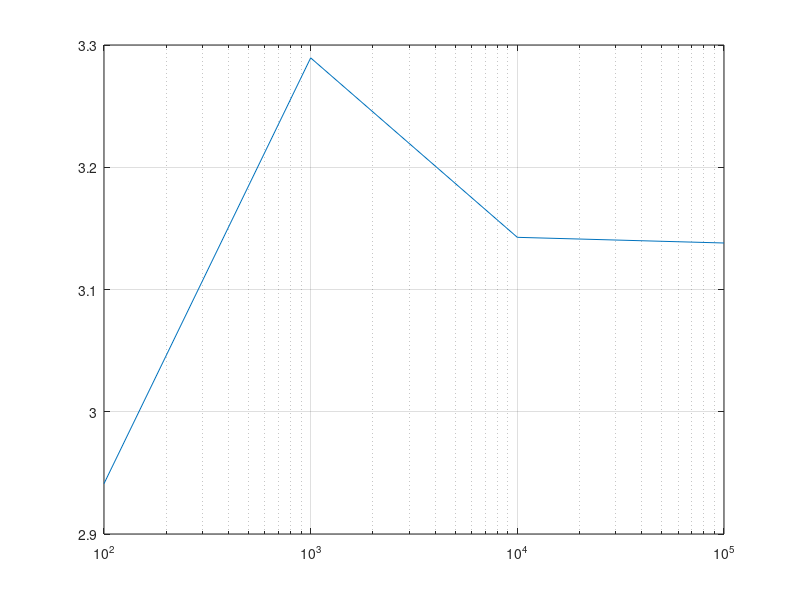

MATLAB code to generate this figure:
length=5;%length of the needle
distance=10;%distance between two paralle lines
n2=100;
n3=1000;
n4=10000;
n5=100000;%times to throw the needle
count2=0;%times of crossing
count3=0;%times of crossing
count4=0;%times of crossing
count5=0;%times of crossing
for i=1:n2
    x=(distance/2)*rand;
    theta=pi*rand;
    if x<(length/2)*sin(theta)
        count2=count2+1;
    end
end
Pi2=n2/count2;
for i=1:n3
    x=(distance/2)*rand;
    theta=pi*rand;
    if x<(length/2)*sin(theta)
        count3=count3+1;
    end
end
Pi3=n3/count3;
for i=1:n4
    x=(distance/2)*rand;
    theta=pi*rand;
    if x<(length/2)*sin(theta)
        count4=count4+1;
    end
end
Pi4=n4/count4;
for i=1:n5
    x=(distance/2)*rand;
    theta=pi*rand;
    if x<(length/2)*sin(theta)
        count5=count5+1;
    end
end
Pi5=n5/count5;
xaxis=[n2 n3 n4 n5];
yaxis=[Pi2 Pi3 Pi4 Pi5];
semilogx(xaxis,yaxis)
grid on